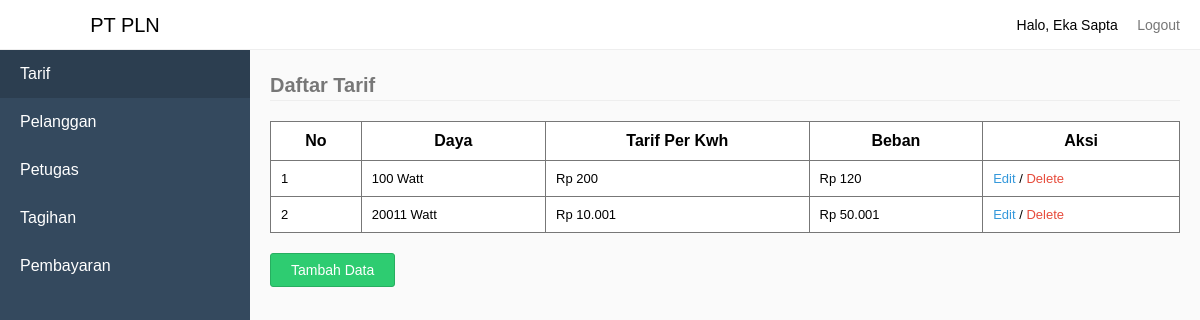
/index.php?pages=tarif (signed in), run on the app's committed database.
### tables this page shows
CREATE TABLE `tb_tarif` (
  `KodeTarif` int(11) NOT NULL,
  `Daya` varchar(50) NOT NULL,
  `TarifPerKwh` double(10,0) NOT NULL,
  `Beban` double(10,0) NOT NULL
);

### sources/tarif.php (the view, shortened to what this page needs)
<?php
	require_once "sources/maintemplate/header.php";
	$selectTarif = mysqli_query($connect, "SELECT * FROM tb_tarif ORDER BY KodeTarif DESC");
	if(mysqli_num_rows($selectTarif) > 0) {
?>
<legend>Daftar Tarif</legend>
<table>
	<tr>
		<th>No</th>
		<th>Daya</th>
		<th>Tarif Per Kwh</th>
		<th>Beban</th>
		<th>Aksi</th>
	</tr>
	<?php
		$No = 1;
		while($tarif = mysqli_fetch_assoc($selectTarif)) {
			$msg = "Apakah anda yakin ingin menghapus tarif dengan Daya ".$tarif['Daya']." Watt / Rp ".number_format($tarif['TarifPerKwh'], 0, '', '.');
	?>
	<tr>
		<td><?php echo $No; ?></td>
		<td><?php echo $tarif['Daya']; ?> Watt</td>
		<td><?php echo "Rp ".number_format($tarif['TarifPerKwh'], 0, '', '.'); ?></td>
		<td><?php echo "Rp ".number_format($tarif['Beban'], 0, '', '.'); ?></td>
		<td><a href="index.php?pages=edittarif&KodeTarif=<?php echo $tarif['KodeTarif']; ?>">Edit</a> / <a href="index.php?process=deletetarif&KodeTarif=<?php echo $tarif['KodeTarif']; ?>" onclick="return deleteAlert('<?php echo $msg; ?>')">Delete</a></td>
	</tr>
	<?php
			$No++;
		}
	?>
</table>
<a href="index.php?pages=inputtarif" class="button-group">
	<button type="button" class="btn btn-success">Tambah Data</button>
</a>
<?php
	} else {
		echo "Data Tarif Tidak ada";
	}
	require_once "sources/maintemplate/footer.php";

### sources/maintemplate/header.php (shortened to what this page needs)
<!DOCTYPE html>
<html>
<head>
	<link rel="stylesheet" type="text/css" href="assets/style.css">
</head>
<body>
	<div class="navbar">
		<div class="pull-right">
			<li class="loggedAs">Halo, <?php echo $data['NamaLengkap']; ?></li>
			<li><a href="index.php?process=logout">Logout</a></li>
		</div>
	</div>
	<div class="sidebar">
		<li class="brand">
			<?php
				if($data['Level'] == "Pelanggan") {
					echo '<a href="index.php?pages=home-pelanggan">PT PLN</a>';
				} else if($data['Level'] == "Petugas") {
					echo '<a href="index.php?pages=home-petugas">PT PLN</a>';
				} else {
					echo '<a href="index.php?pages=home-admin">PT PLN</a>';
				}
			?>
		</li>
		<?php
			if($data['Level'] == "Pelanggan" || $data['Level'] == "Petugas") {
		?>
		<li><a href="index.php?pages=tagihan" <?php echo $_GET['pages'] == "tagihan" ? 'class="active"': ''; ?>>Tagihan</a></li>
		<li><a href="index.php?pages=pembayaran" <?php echo $_GET['pages'] == "pembayaran" ? 'class="active"': ''; ?>>Pembayaran</a></li>
		<?php
			} else {
		?>
		<li><a href="index.php?pages=tarif" <?php echo $_GET['pages'] == "tarif" ? 'class="active"': ''; ?>>Tarif</a></li>
		<li><a href="index.php?pages=pelanggan" <?php echo $_GET['pages'] == "pelanggan" ? 'class="active"': ''; ?>>Pelanggan</a></li>
		<li><a href="index.php?pages=petugas" <?php echo $_GET['pages'] == "petugas" ? 'class="active"': ''; ?>>Petugas</a></li>
		<li><a href="index.php?pages=tagihan" <?php echo $_GET['pages'] == "tagihan" ? 'class="active"': ''; ?>>Tagihan</a></li>
		<li><a href="index.php?pages=pembayaran" <?php echo $_GET['pages'] == "pembayaran" ? 'class="active"': ''; ?>>Pembayaran</a></li>
		<?php
			}
		?>
	</div>
	<div class="content">

### assets/style.css (style rules this page uses)
* { padding:0; margin:0; box-sizing: border-box; font-family: sans-serif; }
legend { border-bottom: 1px solid #eee; line-height: 30px; margin-bottom: 20px; font-size: 20px; font-weight: bold; color: #777; }
body { background-color: #fafafa; }
li { list-style: none; }
table { border-collapse: collapse; border: 1px solid #777; width:100%; background-color: #fff; margin-bottom: 20px; }
table td { font-size: 13px; }
table tr > td:last-child a { text-decoration: none; }
table tr > td:last-child a:last-child { color: #E74C3C; }
table tr > td:last-child a:first-child { color: #3498DB; }
table td, th { border: 1px solid #777; padding: 10px; }
.navbar { height: 50px; background-color: #fff; border-bottom: 1px solid #eee; line-height: 50px; padding:0 20px; position: fixed; width:100%; top:0; z-index: 1; }
.navbar li { display: inline-block; }
.navbar .loggedAs { font-size: 14px; display: inline-block; }
.navbar li > a { padding-left:15px; text-decoration: none; color: #777; font-size: 14px; }
.pull-right { float:right; }
.sidebar { background-color: #34495E; width:250px; height:100%; position: fixed; top:0; left:0; z-index:2; }
.sidebar .brand { height:50px; background-color: #fff; border-bottom: 1px solid #eee; line-height: 20px; text-align: center; font-size: 20px; }
.sidebar .brand a { padding: 15px 20px; display: block; color: #000; text-decoration: none; }
.sidebar li:not(.brand) > a { padding: 15px 20px; display: block; color: #fff; text-decoration: none; }
.sidebar li:not(.brand) > a:hover, .sidebar li:not(.brand) > a.active { padding: 15px 20px; display: block; color: #fff; text-decoration: none; background-color: #2C3E50; }
div.content { margin-left:270px; margin-top: 70px; margin-right:20px; }
.btn { background-color: #fff; border: 1px solid #eee; padding: 8px 20px; border-radius:3px; cursor: pointer; font-size: 14px; }
.btn-success { background-color: #2ECC71; border: 1px solid #27AE60; color: #fff; }
.button-group { text-decoration: none; }

### data on the page
tb_tarif: Daya "100", TarifPerKwh "200", Beban "120"
tb_tarif: Daya "20011", TarifPerKwh "10.001", Beban "50.001"

### other printed values
$data['NamaLengkap'] "Eka Sapta"
